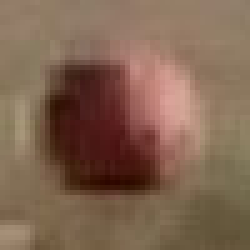
#> input picture data/dataset/posDataset/101.jpg, 50 x 50 px (shown 5 times larger); its folder holds only this picture in this run
$ python BestFitCircle.py   (Python 2 division)
#> lines starting #> are read from the running program, lines starting #| are printed output that depends on the picture; after the words box and inside, x2 and y2 are one past the last pixel; in counts of white or black regions, pixels touching at a corner belong together; long printed decimals are rounded
from cv2 import imread, imshow, waitKey, GaussianBlur, findContours, drawContours, RETR_TREE, CHAIN_APPROX_SIMPLE,\
    equalizeHist, circle, CHAIN_APPROX_NONE, minEnclosingCircle
import cv2
import math
import random
import glob
import numpy as np

THRESHOLD = 75.0
MAX_INTENSITY = 255
MIN_INTENSITY = 0

############################### CODE FOR MINIMAL ENCLOSING CIRCLE #########################################

# [56 lines left out: functions make_circle, _make_circle_one_point, _make_circle_two_points, _make_circumcircle, not called in this run]


def _make_diameter(p0, p1):
    return ((p0[0] + p1[0]) / 2.0, (p0[1] + p1[1]) / 2.0, math.hypot(p0[0] - p1[0], p0[1] - p1[1]) / 2.0)


_EPSILON = 1e-12

def _is_in_circle(c, p):
    return c is not None and math.hypot(p[0] - c[0], p[1] - c[1]) < c[2] + _EPSILON


# Returns twice the signed area of the triangle defined by (x0, y0), (x1, y1), (x2, y2)
def _cross_product(x0, y0, x1, y1, x2, y2):
    return (x1 - x0) * (y2 - y0) - (y1 - y0) * (x2 - x0)

############################################################################################################

# [15 lines left out: function findAppropriateCircle, not called in this run]

####################################### MAIN CODE STARTS HERE ###################################

radiusVStimePlot = np.zeros((512,512,3), np.uint8)
# path = "../data/dataset/BallData/pos/*.jpg"
# path = "../data/dataset/BallData/pos/103.jpg"

found = False
path = "../data/dataset/posDataset/*.jpg"
for time,imagePath in enumerate(glob.glob(path)):

    found = True
    frame = imread(imagePath,1)
#> frame is the input picture: shape (50, 50, 3); mean B, G, R 80.7, 100.3, 128.7
    imshow("Coloured Image",frame)

    frame = imread(imagePath,0)
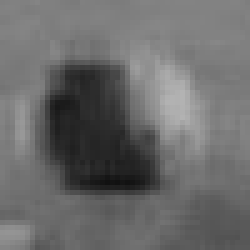
#> frame: shape (50, 50) (shown 5 times larger); min 17, max 179, mean 106.5
    imshow("Original Image",frame)

    clahe = cv2.createCLAHE(clipLimit=1.0, tileGridSize=(2,2))
    cl1 = clahe.apply(frame)
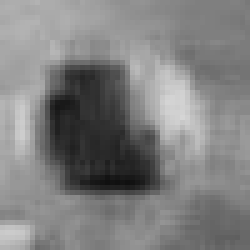
#> cl1: shape (50, 50) (shown 5 times larger); min 16, max 213, mean 127.8

    cv2.imshow("CLAHE", cl1)

    frame = cl1

    blurredFrame = GaussianBlur(frame,(5,5),0)
    # blurredFrame = cv2.blur(frame, (35,35))
    #equalizeHist(frame,blurredFrame)

    height, width = blurredFrame.shape[:2]
#> height = 50; width = 50
    frame_center_x = width/2
#> frame_center_x = 25
    frame_center_y = height/2
#> frame_center_y = 25

    # Find average color of the entire frame
    avg_color_frame = float(np.sum(blurredFrame))/float(width*height)
#> avg_color_frame = 127.8

    # Find average color around the blurred frame center
    avg_color_ball = 0.0
    for dx in range(1,6):
        for dy in range(1,6):
            avg_color_ball += blurredFrame[frame_center_y+dy][frame_center_x+dx]
#> after the loop, avg_color_ball = 1956
    avg_color_ball /= 25.0
#> avg_color_ball = 78.24

    print "Average ball color: "+str(avg_color_ball)
#| Average ball color: 78.24
    print "Average frame color: "+str(avg_color_frame)
#| Average frame color: 127.8276
    print "Difference: "+str(avg_color_frame - avg_color_ball)
#| Difference: 49.588


    # if avg_color_ball > 110.0: reject
    if avg_color_ball > 100.0:
        THRESHOLD = 95.0
    elif avg_color_ball > 80.0:
        THRESHOLD = min(90.0,avg_color_ball)
    elif avg_color_ball < 65.0:
        THRESHOLD = 65.0
    else:
        THRESHOLD = 75.0

    if avg_color_frame - avg_color_ball < 20:
        print "Difference in colors = {} is too less. Reject.".format(avg_color_frame - avg_color_ball)


    imshow("Blurred Frame", blurredFrame)

    for i in range(len(blurredFrame)):
        for j in range(len(blurredFrame[0])):
            if(blurredFrame[i][j]<THRESHOLD):
                blurredFrame[i][j]=MAX_INTENSITY
            else:
                blurredFrame[i][j]=MIN_INTENSITY
#> this loop made 50 passes
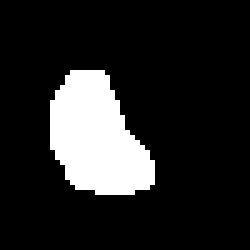
#> blurredFrame: shape (50, 50) (shown 5 times larger); 14.7% white; 1 white region

    imshow("Tracked Ball",blurredFrame)

    _,contours,_ = findContours(blurredFrame,RETR_TREE,CHAIN_APPROX_NONE)
#> contours = 1 contour; box (x1, y1, x2, y2) and area: (10, 14, 31, 39) 333
    drawContours(blurredFrame, contours, -1, (255,0,0), 1)

    imshow("Contours", blurredFrame)

##############################################################################

    circleIndex = 0

    # for i,j in enumerate(contours):
    #     if(len(j)>len(contours[circleIndex])):
    #         circleIndex = i;

    centre_X = 0
    centre_Y = 0
    radius = 0
    min_diff = 100000
    # Find contour closest to centre
    for contour in contours:
        (x,y),r = cv2.minEnclosingCircle(contour)
        diff = abs(x-25)+abs(y-25)
        if diff < min_diff:
            if r < 1:
                print "Radius too low. Reject contour."
                continue
            # print "Found new min at: {},{} with r={}".format(x,y,r)
            centre_X = x
            centre_Y = y
            radius = r
            min_diff = abs(x-25)+abs(y-25)
        elif abs(x-25)+abs(y-25) == min_diff:
            if r > radius:
                centre_X = x
                centre_Y = y
                radius = r
#> this loop made 1 pass
#> (x, y, r, diff, centre_X, centre_Y, radius, min_diff) on pass 1: (21.5, 25.5, 13.73, 4, 21.5, 25.5, 13.73, 4)
#> after the loop, centre_X = 21.5; centre_Y = 25.5; min_diff = 4; radius = 13.73
    if min_diff > 20:
        print "Selected contour is too far away from centre. Reject point."

    # centre_X,centre_Y,radius = findAppropriateCircle(contours[circleIndex])
    # (centre_X,centre_Y),radius = minEnclosingCircle(contours[circleIndex])

    circle(frame,(int(centre_X),int(centre_Y)), int(radius), (255,0,0), 1)
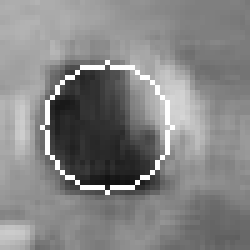
#> frame: shape (50, 50) (shown 5 times larger); 2.88% of pixels changed, all inside (x1, y1, x2, y2) = (8, 12, 35, 39)
    imshow("Best Fit Circle",frame)


    print "Image: "+str(imagePath)+", radius: "+str(radius)
#| Image: ../data/dataset/posDataset/101.jpg, radius: 13.730
    #circle(radiusVStimePlot,(time*5+10,400-int(radius)), 1, (0,0,255), -1)
    #imshow("Radius VS Time Plot",radiusVStimePlot)

##############################################################################

    waitKey(0)

print "Finished"
# if found:
#     waitKey(0)

$ run again, on data/dataset/posDataset/122.jpg
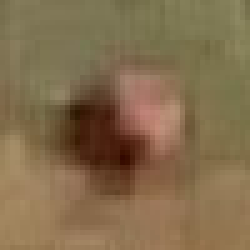
#> input picture data/dataset/posDataset/122.jpg, 50 x 50 px (shown 5 times larger)
#> frame is the input picture: shape (50, 50, 3); mean B, G, R 76.8, 108.8, 131.2
#> avg_color_frame = 130
#> after the loop `for dx in range(1,6):`: avg_color_ball = 2326
#> `avg_color_ball /= 25.0`: avg_color_ball = 93.04
#| Average ball color: 93.04
#| Average frame color: 130.0388
#| Difference: 36.9988
#> THRESHOLD = 90
#> the loop `for i in range(len(blurredFrame)):` made 50 passes
#> after the loop `for i in range(len(blurredFrame)):`:
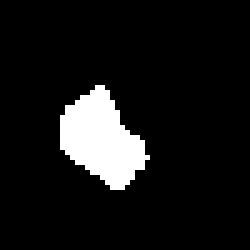
#> blurredFrame: shape (50, 50) (shown 5 times larger); 9% white; 1 white region
#> contours = 1 contour; box (x1, y1, x2, y2) and area: (12, 17, 30, 38) 198
#> the loop `for contour in contours:` made 1 pass
#> (x, y, r, diff, centre_X, centre_Y, radius, min_diff) on pass 1: (21.36, 27.04, 10.31, 5.68, 21.36, 27.04, 10.31, 5.68)
#> after the loop `for contour in contours:`: centre_X = 21.36; centre_Y = 27.04; min_diff = 5.68; radius = 10.31
#> `circle(frame,(int(centre_X),int(centre_Y)), int(radius), (255,0,0), 1)`:
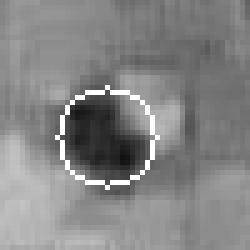
#> frame: shape (50, 50) (shown 5 times larger); min 17, max 255, mean 133.2
#| Image: ../data/dataset/posDataset/122.jpg, radius: 10.309

$ run again, on data/dataset/posDataset/123.jpg
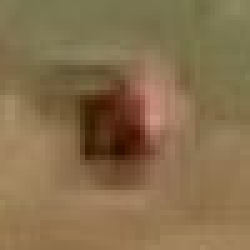
#> input picture data/dataset/posDataset/123.jpg, 50 x 50 px (shown 5 times larger)
#> frame is the input picture: shape (50, 50, 3); mean B, G, R 76.6, 110.8, 134.5
#> avg_color_frame = 131.2
#> after the loop `for dx in range(1,6):`: avg_color_ball = 1805
#> `avg_color_ball /= 25.0`: avg_color_ball = 72.2
#| Average ball color: 72.2
#| Average frame color: 131.19
#| Difference: 58.990
#> the loop `for i in range(len(blurredFrame)):` made 50 passes
#> after the loop `for i in range(len(blurredFrame)):`:
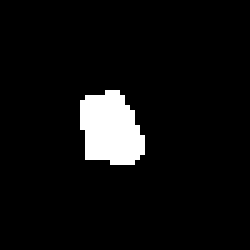
#> blurredFrame: shape (50, 50) (shown 5 times larger); 6% white; 1 white region
#> contours = 1 contour; box (x1, y1, x2, y2) and area: (16, 18, 29, 33) 128
#> the loop `for contour in contours:` made 1 pass
#> (x, y, r, diff, centre_X, centre_Y, radius, min_diff) on pass 1: (21.5, 25.5, 7.91, 4, 21.5, 25.5, 7.91, 4)
#> after the loop `for contour in contours:`: centre_X = 21.5; centre_Y = 25.5; min_diff = 4; radius = 7.91
#> `circle(frame,(int(centre_X),int(centre_Y)), int(radius), (255,0,0), 1)`:
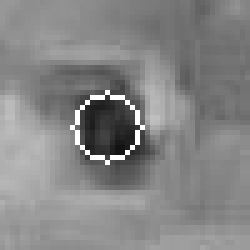
#> frame: shape (50, 50) (shown 5 times larger); min 19, max 255, mean 133.9
#| Image: ../data/dataset/posDataset/123.jpg, radius: 7.906

$ run again, on data/dataset/posDataset/105.jpg
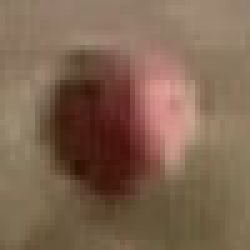
#> input picture data/dataset/posDataset/105.jpg, 50 x 50 px (shown 5 times larger)
#> frame is the input picture: shape (50, 50, 3); mean B, G, R 80.8, 101.1, 127.9
#> avg_color_frame = 129.9
#> after the loop `for dx in range(1,6):`: avg_color_ball = 2409
#> `avg_color_ball /= 25.0`: avg_color_ball = 96.36
#| Average ball color: 96.36
#| Average frame color: 129.8756
#| Difference: 33.516
#> THRESHOLD = 90
#> the loop `for i in range(len(blurredFrame)):` made 50 passes
#> contours = 1 contour; box (x1, y1, x2, y2) and area: (10, 14, 30, 43) 374
#> the loop `for contour in contours:` made 1 pass
#> (x, y, r, diff, centre_X, centre_Y, radius, min_diff) on pass 1: (19.5, 28, 14.43, 8.5, 19.5, 28, 14.43, 8.5)
#> after the loop `for contour in contours:`: centre_X = 19.5; centre_Y = 28; min_diff = 8.5; radius = 14.43
#> `circle(frame,(int(centre_X),int(centre_Y)), int(radius), (255,0,0), 1)`:
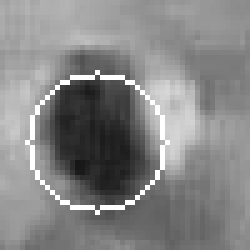
#> frame: shape (50, 50) (shown 5 times larger); min 22, max 255, mean 133.6
#| Image: ../data/dataset/posDataset/105.jpg, radius: 14.431
